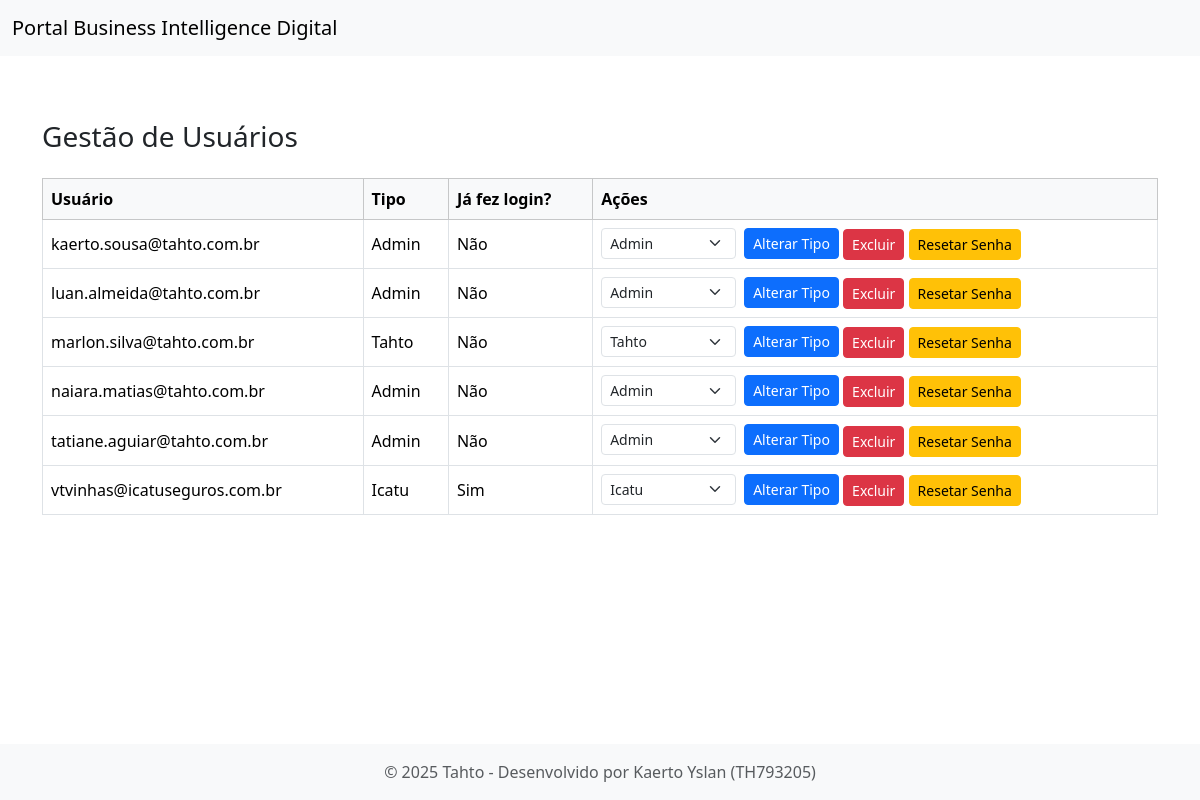
/gestao_usuarios, run on an earlier commit of the app's database.
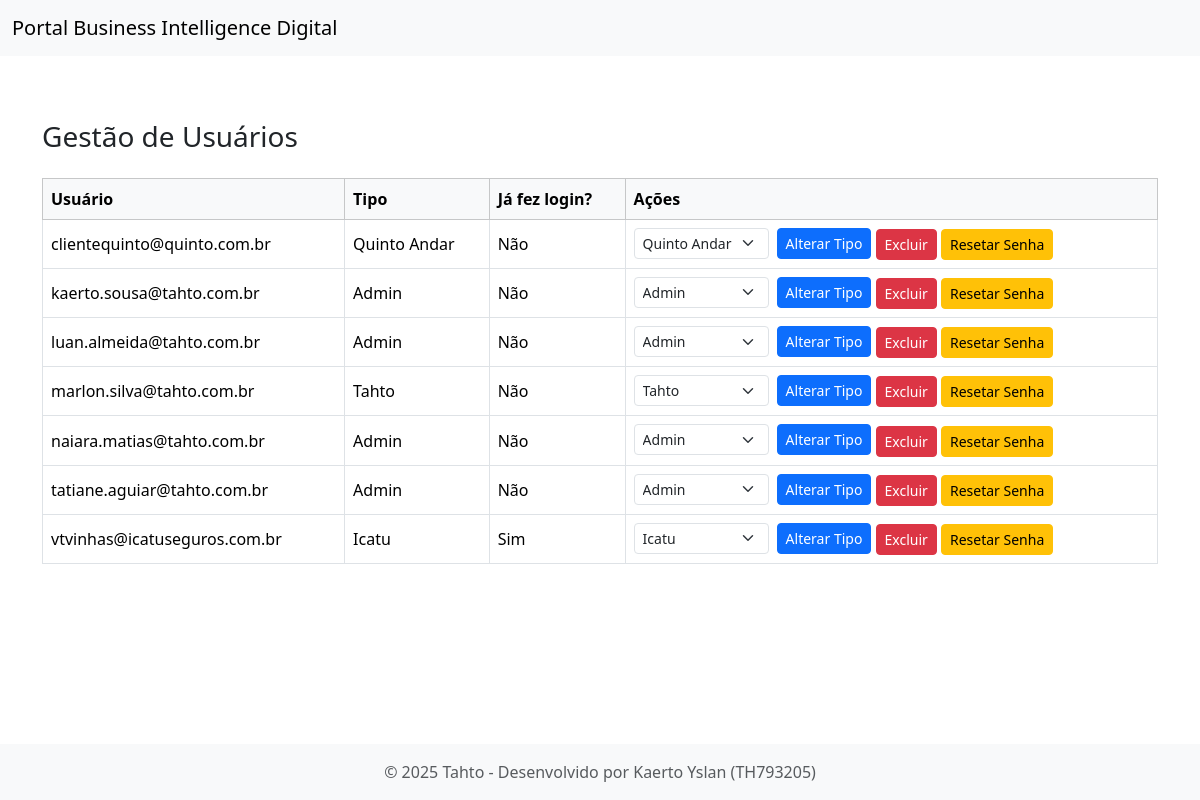
And on a later commit of the database.
### tables this page shows
CREATE TABLE users (
	id INTEGER PRIMARY KEY AUTOINCREMENT,
	username TEXT NOT NULL,
	password_hash TEXT NOT NULL,
	tipo INTEGER
, first_login INTEGER DEFAULT 1);

CREATE TABLE tipo_usuario (
	classe TEXT NOT NULL
, tipo INTEGER);

### views.py (the view)
@app.route("/gestao_usuarios")
def gestao_usuarios():
    conn = get_db_connection()
    usuarios = conn.execute("""
        SELECT a.id, a.username, a.tipo, b.classe AS tipo_nome,
               CASE WHEN a.first_login = 1 THEN 'Não' ELSE 'Sim' END AS ja_fez_login
        FROM users a
        LEFT JOIN tipo_usuario b ON a.tipo = b.tipo
        where a.username <> 'admin'
        order by "username"
    """).fetchall()
    conn.close()
    conn = get_db_connection()
    tipos = conn.execute("SELECT tipo, classe FROM tipo_usuario").fetchall()
    conn.close()
    usuarios = [dict(u) for u in usuarios]
    tipos = [(t['tipo'], t['classe']) for t in tipos]
    return render_template("gestao_usuarios.html", usuarios=usuarios, tipos=tipos)

### main.py (called while the page is built)
def get_db_connection():
    conn = sqlite3.connect(DB_PATH)
    conn.row_factory = sqlite3.Row
    return conn

### views.py (called while the page is built)
@app.before_request
def force_first_login():
    if current_user.is_authenticated:
        endpoint = request.endpoint or ""
        if current_user.first_login == 1 and endpoint not in (
            "logout", "login", "change_password_first_time", "static"
        ):
            return redirect(url_for("change_password_first_time"))

### templates/gestao_usuarios.html (shortened to what this page needs)
{% extends "base_admin.html" %}
{% block content %}
<div class="container mt-5">
    <h3 class="mb-4">Gestão de Usuários</h3>
    <table class="table table-bordered table-hover align-middle">
        <thead class="table-light">
            <tr>
                <th>Usuário</th>
                <th>Tipo</th>
                <th>Já fez login?</th>
                <th>Ações</th>
            </tr>
        </thead>
        <tbody>
            {% if usuarios %}
                {% for user in usuarios %}
                <tr>
                    <td>{{ user.username }}</td>
                    <td>{{ user.tipo_nome }}</td>
                    <td>{{ user.ja_fez_login }}</td>
                    <td>
                        <form method="post" action="{{ url_for('alterar_tipo', user_id=user.id) }}" class="d-inline-flex align-items-center">
                            <select name="novo_tipo" class="form-select form-select-sm me-2" style="width: auto;" required>
                                {% for tipo, classe in tipos %}
                                    <option value="{{ tipo }}" {% if tipo == user.tipo %}selected{% endif %}>{{ classe }}</option>
                                {% endfor %}
                            </select>
                            <button type="submit" class="btn btn-primary btn-sm">Alterar Tipo</button>
                        </form>
                        <form method="post" action="{{ url_for('excluir_usuario', user_id=user.id) }}" class="d-inline mb-1">
                            <button type="submit" class="btn btn-danger btn-sm" onclick="return confirm('Tem certeza que deseja excluir este usuário?');">Excluir</button>
                        </form>
                        <form method="post" action="{{ url_for('resetar_senha', user_id=user.id) }}" class="d-inline">
                            <button type="submit" class="btn btn-warning btn-sm">Resetar Senha</button>
                        </form>
                    </td>
                </tr>
                {% endfor %}
            {% else %}
                <tr>
                    <td colspan="4" class="text-center">Nenhum usuário carregado</td>
                </tr>
            {% endif %}
        </tbody>
    </table>
</div>
{% endblock %}

What changed in the data, as far as the page shows it:
added users: username "clientequinto@quinto.com.br", tipo_nome "Quinto Andar", ja_fez_login "Não", novo_tipo "Quinto Andar"
